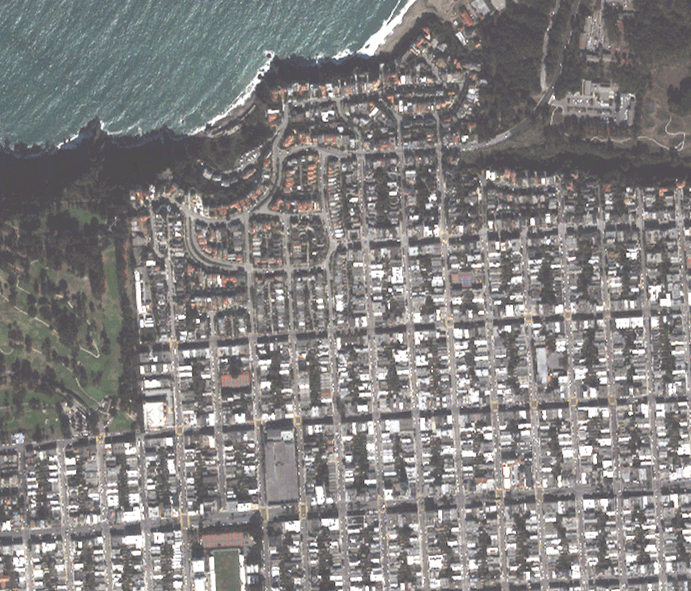
#> input picture DATA/QuickBird_1.tif, 691 x 591 px
$ python -i segmentation.py   (imports and definitions only)
#> lines starting #> are read from the running program, lines starting #| are printed output that depends on the picture; after the words box and inside, x2 and y2 are one past the last pixel; in counts of white or black regions, pixels touching at a corner belong together
#> further down, picture is the input picture: shape (591, 691, 3); mean B, G, R 128.1, 128.8, 131.2
from sklearn.cluster import MeanShift, estimate_bandwidth
from skimage.filters import threshold_otsu
import cv2 as cv
import numpy as np
from skimage.feature import canny
from scipy import ndimage as ndi
from skimage import morphology


# [13 lines left out: functions masked_image, ther_based, not called in this run]


def watershed(img):
    gray = cv.cvtColor(img, cv.COLOR_BGR2GRAY)
    ret, thresh = cv.threshold(gray, 0, 255, cv.THRESH_BINARY_INV + cv.THRESH_OTSU)
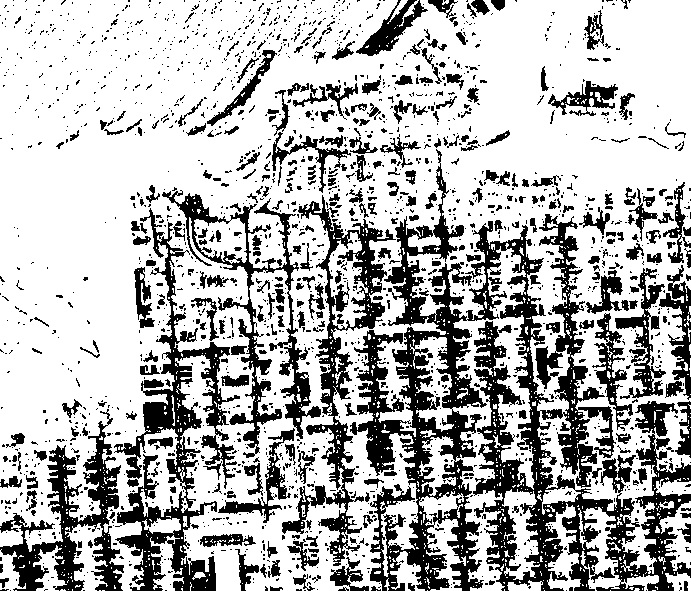
#> thresh: shape (591, 691); 70.9% white; 2033 black regions (1690 under 20 px), largest, box (x1, y1, x2, y2) and area: (350, 149, 691, 591) 45965, (114, 208, 240, 591) 11417, (282, 195, 396, 566) 7669
#> ret = 145
    kernel = np.ones((3, 3), np.uint8)
    opening = cv.morphologyEx(thresh, cv.MORPH_OPEN, kernel, iterations=2)
#> opening: shape (591, 691); 59% white; 469 black regions (389 under 20 px), largest, box (x1, y1, x2, y2) and area: (0, 75, 691, 591) 149899, (186, 0, 326, 137) 2269, (332, 0, 428, 60) 1779
    sure_bg = cv.dilate(opening, kernel, iterations=3)
#> sure_bg: shape (591, 691); 83.2% white; 172 black regions (78 under 20 px), largest, box (x1, y1, x2, y2) and area: (285, 222, 528, 591) 23514, (508, 295, 629, 591) 9477, (0, 438, 213, 591) 8615
    dist_transform = cv.distanceTransform(opening, cv.DIST_L2, 5)
    ret, sure_fg = cv.threshold(dist_transform, 0.7 * dist_transform.max(), 255, 0)
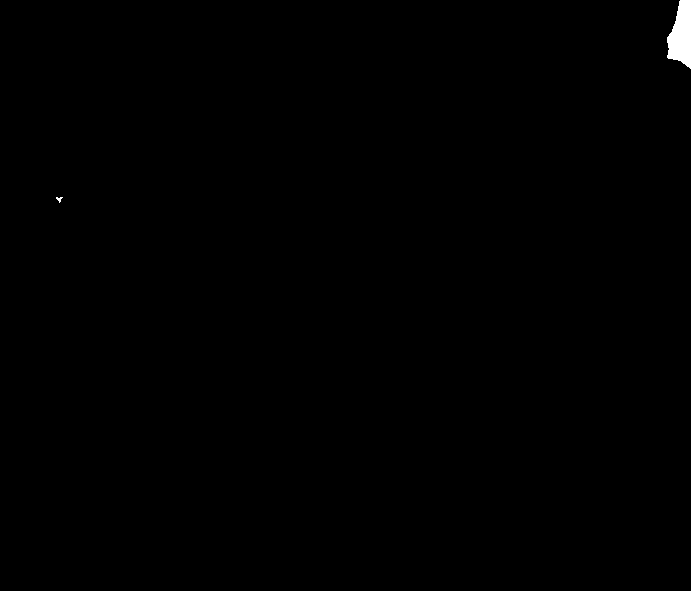
#> sure_fg: shape (591, 691) float32; 0.29% white; 2 white regions, box (x1, y1, x2, y2) and area: (667, 0, 691, 69) 1171, (56, 197, 63, 203) 21
#> ret = 49.07
    sure_fg = np.uint8(sure_fg)
    unknown = cv.subtract(sure_bg, sure_fg)
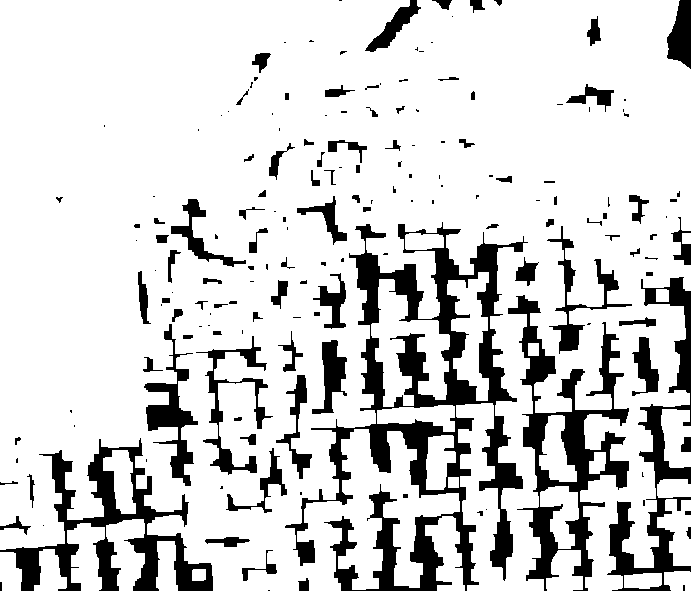
#> unknown: shape (591, 691); 82.9% white; 174 black regions (78 under 20 px), largest, box (x1, y1, x2, y2) and area: (285, 222, 528, 591) 23514, (508, 295, 629, 591) 9477, (0, 438, 213, 591) 8615
    ret, markers = cv.connectedComponents(sure_fg)
#> markers: shape (591, 691) int32; 3 distinct labels, from 0 to 2
#> ret = 3
    markers = markers + 1
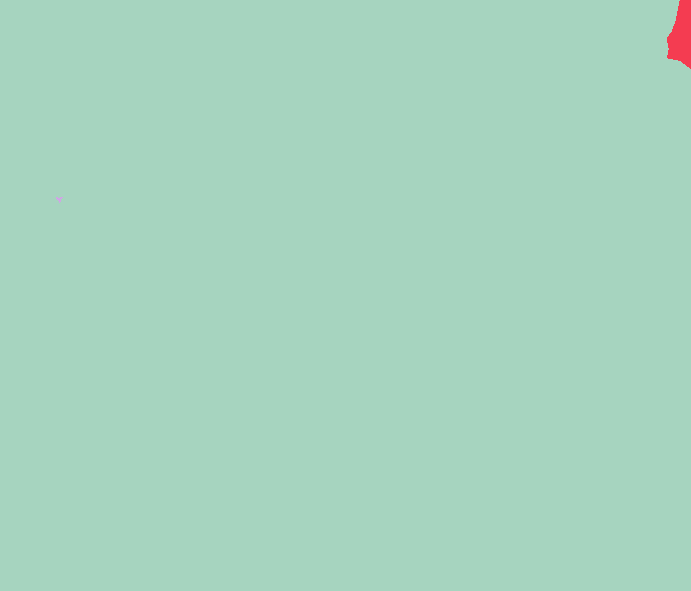
#> markers: shape (591, 691) int32; 3 distinct labels, from 1 to 3; one colour per label, 0 black
    markers[unknown == 255] = 0
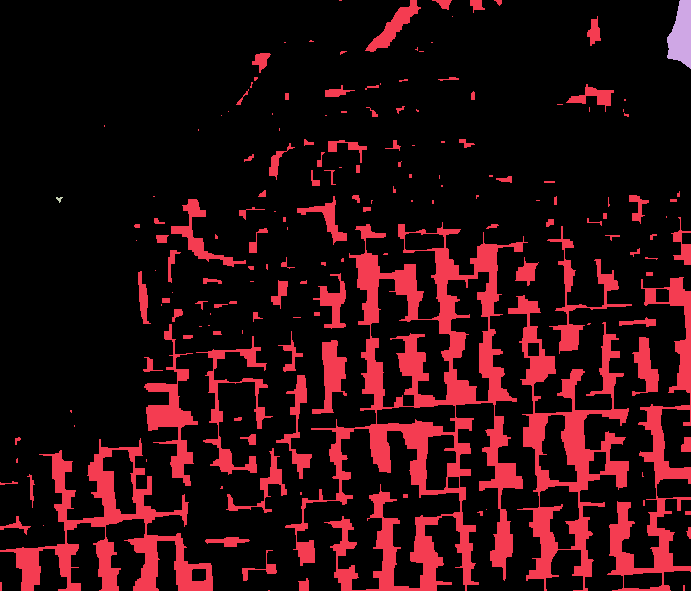
#> markers: shape (591, 691) int32; 4 distinct labels, from 0 to 3; one colour per label, 0 black
    markers = cv.watershed(img, markers)
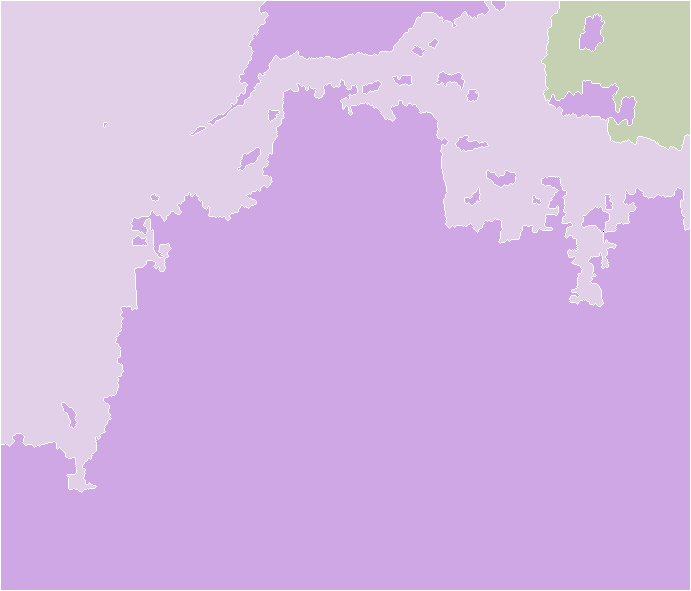
#> markers: shape (591, 691) int32; 5 distinct labels, from -1 to 3; one colour per label, 0 black, -1 white
    img[markers == -1] = [255, 0, 0]
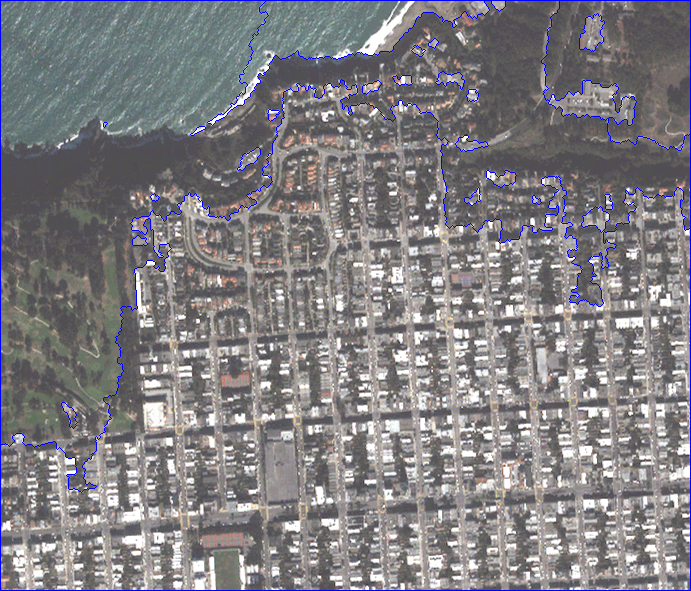
#> img: shape (591, 691, 3); 1.66% of pixels changed, all inside (x1, y1, x2, y2) = (0, 0, 691, 591)
    return img


# [32 lines left out: functions k_means, mean_shift, edge_based, not called in this run]
class FCM():
    # [56 lines left out: functions __init__, initial_U, update_U, update_C, form_clusters, not called in this run]

    def deFuzzify(self):
        return np.argmax(self.U, axis=1)

    # [11 lines left out: functions segmentImage, fcm, not called in this run]

>>> import cv2
>>> picture = cv2.imread('DATA/QuickBird_1.tif')
>>> result = watershed(picture)
